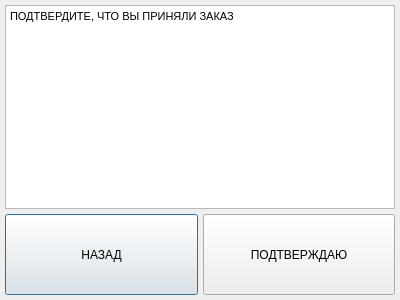
<?xml version="1.0" encoding="UTF-8"?>
<ui version="4.0">
 <class>Dialog</class>
 <widget class="QDialog" name="Dialog">
  <property name="geometry">
   <rect>
    <x>0</x>
    <y>0</y>
    <width>400</width>
    <height>300</height>
   </rect>
  </property>
  <property name="windowTitle">
   <string>Dialog</string>
  </property>
  <layout class="QVBoxLayout" name="verticalLayout" stretch="5,2">
   <property name="spacing">
    <number>5</number>
   </property>
   <property name="margin">
    <number>5</number>
   </property>
   <item>
    <widget class="QTextBrowser" name="textBrowser">
     <property name="html">
      <string>&lt;!DOCTYPE HTML PUBLIC &quot;-//W3C//DTD HTML 4.0//EN&quot; &quot;http://www.w3.org/TR/REC-html40/strict.dtd&quot;&gt;
&lt;html&gt;&lt;head&gt;&lt;meta name=&quot;qrichtext&quot; content=&quot;1&quot; /&gt;&lt;style type=&quot;text/css&quot;&gt;
p, li { white-space: pre-wrap; }
&lt;/style&gt;&lt;/head&gt;&lt;body style=&quot; font-family:'MS Shell Dlg 2'; font-size:8.25pt; font-weight:400; font-style:normal;&quot;&gt;
&lt;p style=&quot; margin-top:0px; margin-bottom:0px; margin-left:0px; margin-right:0px; -qt-block-indent:0; text-indent:0px;&quot;&gt;&lt;span style=&quot; font-size:8pt;&quot;&gt;ПОДТВЕРДИТЕ, ЧТО ВЫ ПРИНЯЛИ ЗАКАЗ&lt;/span&gt;&lt;/p&gt;&lt;/body&gt;&lt;/html&gt;</string>
     </property>
    </widget>
   </item>
   <item>
    <layout class="QHBoxLayout" name="horizontalLayout">
     <item>
      <widget class="QPushButton" name="pushButton">
       <property name="sizePolicy">
        <sizepolicy hsizetype="Minimum" vsizetype="Expanding">
         <horstretch>0</horstretch>
         <verstretch>0</verstretch>
        </sizepolicy>
       </property>
       <property name="text">
        <string>НАЗАД</string>
       </property>
      </widget>
     </item>
     <item>
      <widget class="QPushButton" name="pushButton_2">
       <property name="sizePolicy">
        <sizepolicy hsizetype="Minimum" vsizetype="Expanding">
         <horstretch>0</horstretch>
         <verstretch>0</verstretch>
        </sizepolicy>
       </property>
       <property name="text">
        <string>ПОДТВЕРЖДАЮ</string>
       </property>
      </widget>
     </item>
    </layout>
   </item>
  </layout>
 </widget>
 <resources/>
 <connections/>
</ui>
